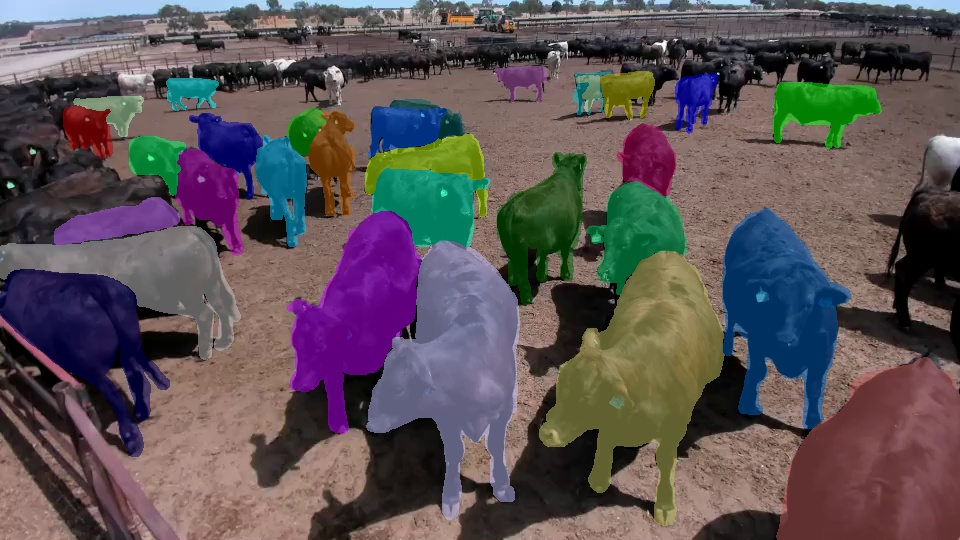
#> input picture image_files/0000.jpg, 960 x 540 px
$ jupyter execute --allow-errors trail_1.ipynb   (shell and % lines are left out)
#> lines starting #> are read from the running program, lines starting #| are printed output that depends on the picture
[cell 1]
from skimage import io

image = io.imread('image_files/0000.jpg')
#> image is the input picture: shape (540, 960, 3); mean R, G, B 92.4, 82.9, 85.9

[cell 2]
from skimage.color import rgb2gray
from skimage.filters import threshold_otsu
import numpy as np

gray_image = rgb2gray(image)
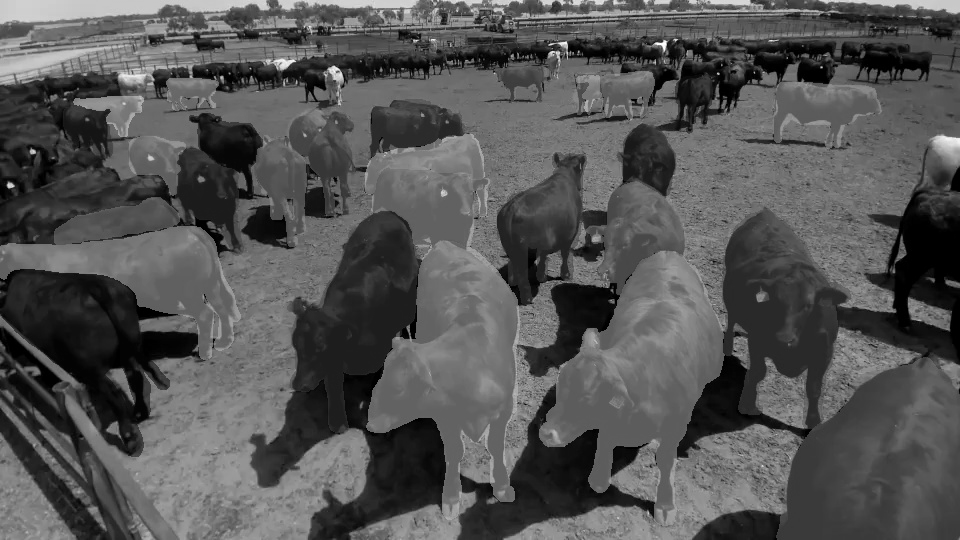
#> gray_image: shape (540, 960) float64; min 0, max 1, mean 0.334

# Example for extracting a mask for a specific color
mask_color = np.all(image == [0, 255, 0], axis=-1)  # Replace r, g, b with the RGB values of the color
#> mask_color: shape (540, 960) bool; every value is 0

[cell 3]
from skimage import img_as_ubyte

io.imsave('mask_1.png', img_as_ubyte(mask_color))

[cell 4]
from PIL import Image
import numpy as np

img = Image.open("frame_3885.jpg")
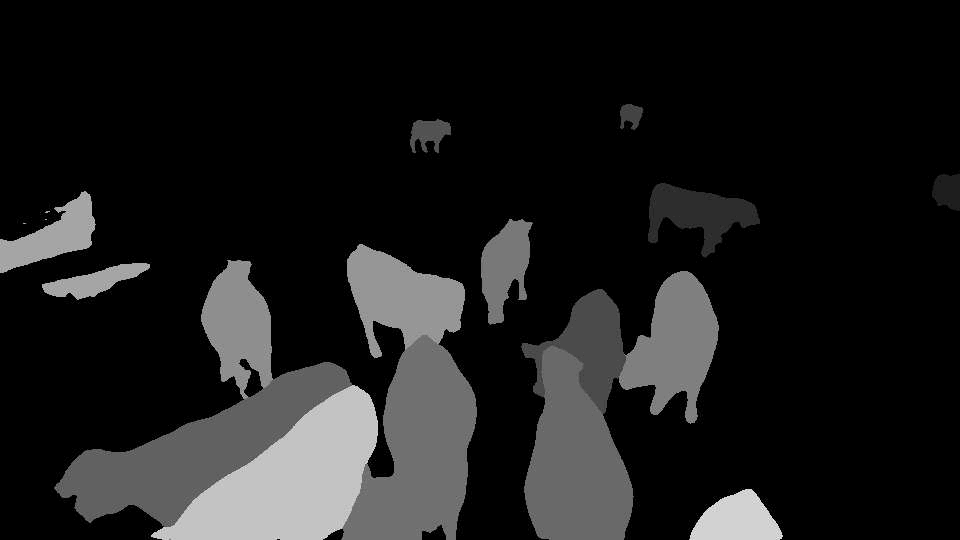
#> input picture frame_3885.jpg, 960 x 540 px
#> img is the input picture: PIL image 960x540 L; min 0, max 34, mean 3.7
numpy_array = np.array(img)
print(numpy_array.shape)
#| (540, 960)

[cell 5]
numpy_array = numpy_array.flatten()
numpy_array.shape
#> Out = (518400,)

[cell 6]
import matplotlib.pyplot as plt

[cell 7]
np.histogram(numpy_array,bins=34)

[cell 8]
from PIL import Image
import numpy as np

img = Image.open("frame_0.jpg")
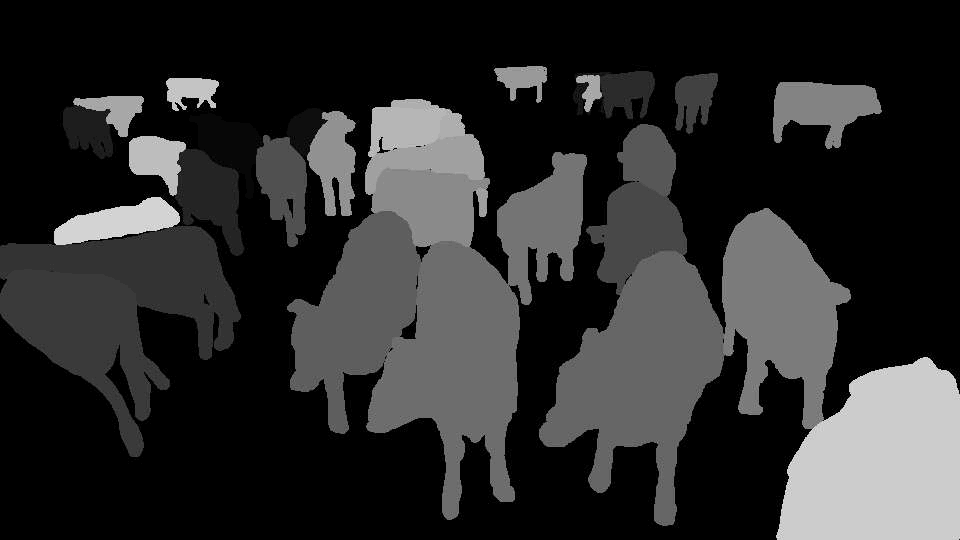
#> input picture frame_0.jpg, 960 x 540 px
#> img is the input picture: PIL image 960x540 L; min 0, max 35, mean 6.1
numpy_array = np.array(img)
print(numpy_array.shape)
#| (540, 960)

[cell 9]
numpy_array = numpy_array.flatten()
numpy_array.shape
#> Out = (518400,)

[cell 10]
np.histogram(numpy_array,bins=36)

[cell 11]
len(np.unique(numpy_array))
#> Out = 36

[cell 12]
new_array = np.histogram(numpy_array,bins=36)[0]
#> new_array = 36 values, max 307809 at index 0, min 3 at index 35, mean 14400
new_array
#> Out has the same summary as new_array

[cell 13]
new_array=np.divide(new_array,518400)
#> new_array = 36 values, max 0.594 at index 0, min 5.79e-06 at index 35, mean 0.0278
new_array= np.multiply(new_array,100)
#> new_array = 36 values, max 59.38 at index 0, min 0.000579 at index 35, mean 2.78
new_array
#> Out has the same summary as new_array

[cell 14]
from PIL import Image
import numpy as np

img = Image.open("frame_0.jpg")
numpy_array = np.array(img)
print(numpy_array.shape)
#| (540, 960)

[cell 15]
def populaton_percentage_array(image_path:str):
#> called with image_path = 'frame_3885.jpg'
    img = Image.open(image_path)
    numpy_array=np.array(img)
    numpy_array = numpy_array.flatten()
    size = numpy_array.shape[0]
#> size = 518400
    n_bins=len(np.unique(numpy_array))
#> n_bins = 35
    new_array = np.histogram(numpy_array,bins=n_bins)[0]
#> new_array = 35 values, max 398702 at index 0, min 1 at index 34, mean 14811.4
    new_array=np.divide(new_array,size)
#> new_array = 35 values, max 0.769 at index 0, min 1.93e-06 at index 34, mean 0.0286
    array_test= np.multiply(new_array,100)
#> array_test = 35 values, max 76.91 at index 0, min 0.000193 at index 34, mean 2.86
    array_test = array_test[array_test>2e-01]
#> array_test = 18 values, max 76.91 at index 0, min 0.211 at index 7, mean 5.48
    return (len(array_test))

[cell 16]
array_test=populaton_percentage_array('frame_3885.jpg')
#> array_test = 18
